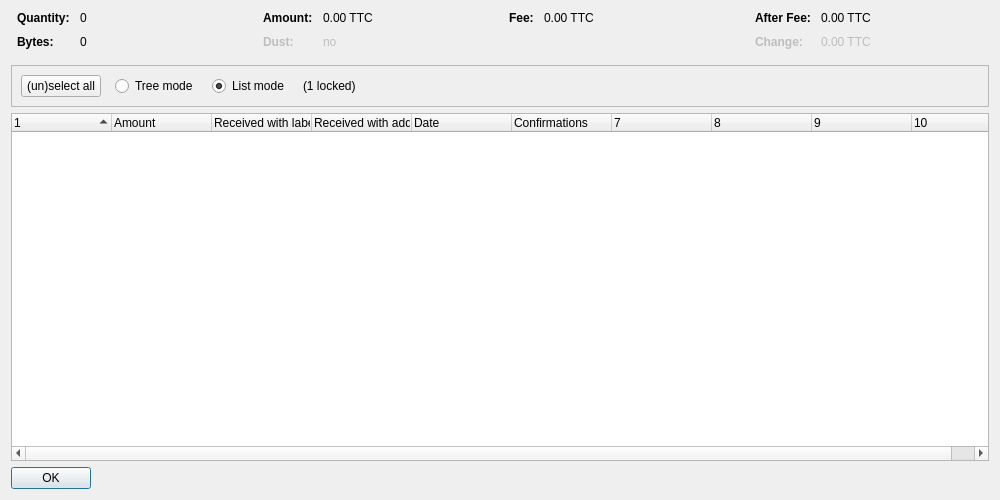
<?xml version="1.0" encoding="UTF-8"?>
<ui version="4.0">
 <class>CoinControlDialog</class>
 <widget class="QDialog" name="CoinControlDialog">
  <property name="geometry">
   <rect>
    <x>0</x>
    <y>0</y>
    <width>1000</width>
    <height>500</height>
   </rect>
  </property>
  <property name="windowTitle">
   <string>Coin Selection</string>
  </property>
  <layout class="QVBoxLayout" name="verticalLayout">
   <item>
    <layout class="QHBoxLayout" name="horizontalLayoutTop" stretch="0,0,0,0">
     <property name="topMargin">
      <number>0</number>
     </property>
     <property name="bottomMargin">
      <number>10</number>
     </property>
     <item>
      <layout class="QFormLayout" name="formLayoutCoinControl1">
       <property name="horizontalSpacing">
        <number>10</number>
       </property>
       <property name="verticalSpacing">
        <number>10</number>
       </property>
       <property name="leftMargin">
        <number>6</number>
       </property>
       <property name="rightMargin">
        <number>6</number>
       </property>
       <item row="0" column="0">
        <widget class="QLabel" name="labelCoinControlQuantityText">
         <property name="font">
          <font>
           <weight>75</weight>
           <bold>true</bold>
          </font>
         </property>
         <property name="text">
          <string>Quantity:</string>
         </property>
        </widget>
       </item>
       <item row="0" column="1">
        <widget class="QLabel" name="labelCoinControlQuantity">
         <property name="cursor">
          <cursorShape>IBeamCursor</cursorShape>
         </property>
         <property name="contextMenuPolicy">
          <enum>Qt::ActionsContextMenu</enum>
         </property>
         <property name="text">
          <string notr="true">0</string>
         </property>
         <property name="textInteractionFlags">
          <set>Qt::LinksAccessibleByMouse|Qt::TextSelectableByKeyboard|Qt::TextSelectableByMouse</set>
         </property>
        </widget>
       </item>
       <item row="1" column="0">
        <widget class="QLabel" name="labelCoinControlBytesText">
         <property name="font">
          <font>
           <weight>75</weight>
           <bold>true</bold>
          </font>
         </property>
         <property name="text">
          <string>Bytes:</string>
         </property>
        </widget>
       </item>
       <item row="1" column="1">
        <widget class="QLabel" name="labelCoinControlBytes">
         <property name="cursor">
          <cursorShape>IBeamCursor</cursorShape>
         </property>
         <property name="contextMenuPolicy">
          <enum>Qt::ActionsContextMenu</enum>
         </property>
         <property name="text">
          <string notr="true">0</string>
         </property>
         <property name="textInteractionFlags">
          <set>Qt::LinksAccessibleByMouse|Qt::TextSelectableByKeyboard|Qt::TextSelectableByMouse</set>
         </property>
        </widget>
       </item>
      </layout>
     </item>
     <item>
      <layout class="QFormLayout" name="formLayoutCoinControl2">
       <property name="horizontalSpacing">
        <number>10</number>
       </property>
       <property name="verticalSpacing">
        <number>10</number>
       </property>
       <property name="leftMargin">
        <number>6</number>
       </property>
       <property name="rightMargin">
        <number>6</number>
       </property>
       <item row="0" column="0">
        <widget class="QLabel" name="labelCoinControlAmountText">
         <property name="font">
          <font>
           <weight>75</weight>
           <bold>true</bold>
          </font>
         </property>
         <property name="text">
          <string>Amount:</string>
         </property>
        </widget>
       </item>
       <item row="0" column="1">
        <widget class="QLabel" name="labelCoinControlAmount">
         <property name="cursor">
          <cursorShape>IBeamCursor</cursorShape>
         </property>
         <property name="contextMenuPolicy">
          <enum>Qt::ActionsContextMenu</enum>
         </property>
         <property name="text">
          <string notr="true">0.00 TTC</string>
         </property>
         <property name="textInteractionFlags">
          <set>Qt::LinksAccessibleByMouse|Qt::TextSelectableByKeyboard|Qt::TextSelectableByMouse</set>
         </property>
        </widget>
       </item>
       <item row="1" column="0">
        <widget class="QLabel" name="labelCoinControlLowOutputText">
         <property name="enabled">
          <bool>false</bool>
         </property>
         <property name="font">
          <font>
           <weight>75</weight>
           <bold>true</bold>
          </font>
         </property>
         <property name="text">
          <string>Dust:</string>
         </property>
        </widget>
       </item>
       <item row="1" column="1">
        <widget class="QLabel" name="labelCoinControlLowOutput">
         <property name="enabled">
          <bool>false</bool>
         </property>
         <property name="cursor">
          <cursorShape>IBeamCursor</cursorShape>
         </property>
         <property name="contextMenuPolicy">
          <enum>Qt::ActionsContextMenu</enum>
         </property>
         <property name="text">
          <string notr="true">no</string>
         </property>
         <property name="textInteractionFlags">
          <set>Qt::LinksAccessibleByMouse|Qt::TextSelectableByKeyboard|Qt::TextSelectableByMouse</set>
         </property>
        </widget>
       </item>
      </layout>
     </item>
     <item>
      <layout class="QFormLayout" name="formLayoutCoinControl3">
       <property name="horizontalSpacing">
        <number>10</number>
       </property>
       <property name="verticalSpacing">
        <number>10</number>
       </property>
       <property name="leftMargin">
        <number>6</number>
       </property>
       <property name="rightMargin">
        <number>6</number>
       </property>
       <item row="0" column="0">
        <widget class="QLabel" name="labelCoinControlFeeText">
         <property name="font">
          <font>
           <weight>75</weight>
           <bold>true</bold>
          </font>
         </property>
         <property name="text">
          <string>Fee:</string>
         </property>
        </widget>
       </item>
       <item row="0" column="1">
        <widget class="QLabel" name="labelCoinControlFee">
         <property name="cursor">
          <cursorShape>IBeamCursor</cursorShape>
         </property>
         <property name="contextMenuPolicy">
          <enum>Qt::ActionsContextMenu</enum>
         </property>
         <property name="text">
          <string notr="true">0.00 TTC</string>
         </property>
         <property name="textInteractionFlags">
          <set>Qt::LinksAccessibleByMouse|Qt::TextSelectableByKeyboard|Qt::TextSelectableByMouse</set>
         </property>
        </widget>
       </item>
      </layout>
     </item>
     <item>
      <layout class="QFormLayout" name="formLayoutCoinControl4">
       <property name="horizontalSpacing">
        <number>10</number>
       </property>
       <property name="verticalSpacing">
        <number>10</number>
       </property>
       <property name="leftMargin">
        <number>6</number>
       </property>
       <property name="rightMargin">
        <number>6</number>
       </property>
       <item row="0" column="0">
        <widget class="QLabel" name="labelCoinControlAfterFeeText">
         <property name="font">
          <font>
           <weight>75</weight>
           <bold>true</bold>
          </font>
         </property>
         <property name="text">
          <string>After Fee:</string>
         </property>
        </widget>
       </item>
       <item row="0" column="1">
        <widget class="QLabel" name="labelCoinControlAfterFee">
         <property name="cursor">
          <cursorShape>IBeamCursor</cursorShape>
         </property>
         <property name="contextMenuPolicy">
          <enum>Qt::ActionsContextMenu</enum>
         </property>
         <property name="text">
          <string notr="true">0.00 TTC</string>
         </property>
         <property name="textInteractionFlags">
          <set>Qt::LinksAccessibleByMouse|Qt::TextSelectableByKeyboard|Qt::TextSelectableByMouse</set>
         </property>
        </widget>
       </item>
       <item row="1" column="0">
        <widget class="QLabel" name="labelCoinControlChangeText">
         <property name="enabled">
          <bool>false</bool>
         </property>
         <property name="font">
          <font>
           <weight>75</weight>
           <bold>true</bold>
          </font>
         </property>
         <property name="text">
          <string>Change:</string>
         </property>
        </widget>
       </item>
       <item row="1" column="1">
        <widget class="QLabel" name="labelCoinControlChange">
         <property name="enabled">
          <bool>false</bool>
         </property>
         <property name="cursor">
          <cursorShape>IBeamCursor</cursorShape>
         </property>
         <property name="contextMenuPolicy">
          <enum>Qt::ActionsContextMenu</enum>
         </property>
         <property name="text">
          <string notr="true">0.00 TTC</string>
         </property>
         <property name="textInteractionFlags">
          <set>Qt::LinksAccessibleByMouse|Qt::TextSelectableByKeyboard|Qt::TextSelectableByMouse</set>
         </property>
        </widget>
       </item>
      </layout>
     </item>
    </layout>
   </item>
   <item>
    <widget class="QFrame" name="frame">
     <property name="minimumSize">
      <size>
       <width>0</width>
       <height>40</height>
      </size>
     </property>
     <property name="frameShape">
      <enum>QFrame::StyledPanel</enum>
     </property>
     <property name="frameShadow">
      <enum>QFrame::Sunken</enum>
     </property>
     <layout class="QHBoxLayout" name="horizontalLayout">
      <item>
       <layout class="QHBoxLayout" name="horizontalLayoutPanel" stretch="0,0,0,0,0">
        <property name="spacing">
         <number>14</number>
        </property>
        <item>
         <widget class="QPushButton" name="pushButtonSelectAll">
          <property name="sizePolicy">
           <sizepolicy hsizetype="Maximum" vsizetype="Fixed">
            <horstretch>0</horstretch>
            <verstretch>0</verstretch>
           </sizepolicy>
          </property>
          <property name="text">
           <string>(un)select all</string>
          </property>
          <property name="autoDefault">
           <bool>false</bool>
          </property>
         </widget>
        </item>
        <item>
         <widget class="QRadioButton" name="radioTreeMode">
          <property name="sizePolicy">
           <sizepolicy hsizetype="Maximum" vsizetype="Fixed">
            <horstretch>0</horstretch>
            <verstretch>0</verstretch>
           </sizepolicy>
          </property>
          <property name="text">
           <string>Tree mode</string>
          </property>
         </widget>
        </item>
        <item>
         <widget class="QRadioButton" name="radioListMode">
          <property name="sizePolicy">
           <sizepolicy hsizetype="Maximum" vsizetype="Fixed">
            <horstretch>0</horstretch>
            <verstretch>0</verstretch>
           </sizepolicy>
          </property>
          <property name="text">
           <string>List mode</string>
          </property>
          <property name="checked">
           <bool>true</bool>
          </property>
         </widget>
        </item>
        <item>
         <widget class="QLabel" name="labelLocked">
          <property name="text">
           <string notr="true">(1 locked)</string>
          </property>
         </widget>
        </item>
        <item>
         <spacer name="horizontalSpacer">
          <property name="orientation">
           <enum>Qt::Horizontal</enum>
          </property>
          <property name="sizeHint" stdset="0">
           <size>
            <width>40</width>
            <height>20</height>
           </size>
          </property>
         </spacer>
        </item>
       </layout>
      </item>
     </layout>
    </widget>
   </item>
   <item>
    <widget class="CoinControlTreeWidget" name="treeWidget">
     <property name="contextMenuPolicy">
      <enum>Qt::CustomContextMenu</enum>
     </property>
     <property name="sortingEnabled">
      <bool>false</bool>
     </property>
     <property name="columnCount">
      <number>10</number>
     </property>
     <attribute name="headerShowSortIndicator" stdset="0">
      <bool>true</bool>
     </attribute>
     <attribute name="headerStretchLastSection">
      <bool>false</bool>
     </attribute>
     <column>
      <property name="text">
       <string/>
      </property>
     </column>
     <column>
      <property name="text">
       <string>Amount</string>
      </property>
     </column>
     <column>
      <property name="text">
       <string>Received with label</string>
      </property>
     </column>
     <column>
      <property name="text">
       <string>Received with address</string>
      </property>
     </column>
     <column>
      <property name="text">
       <string>Date</string>
      </property>
     </column>
     <column>
      <property name="text">
       <string>Confirmations</string>
      </property>
      <property name="toolTip">
       <string>Confirmed</string>
      </property>
     </column>
     <column>
      <property name="text">
       <string/>
      </property>
     </column>
     <column>
      <property name="text">
       <string/>
      </property>
     </column>
     <column>
      <property name="text">
       <string/>
      </property>
     </column>
     <column>
      <property name="text">
       <string/>
      </property>
     </column>
    </widget>
   </item>
   <item>
    <widget class="QDialogButtonBox" name="buttonBox">
     <property name="sizePolicy">
      <sizepolicy hsizetype="Maximum" vsizetype="Fixed">
       <horstretch>0</horstretch>
       <verstretch>0</verstretch>
      </sizepolicy>
     </property>
     <property name="orientation">
      <enum>Qt::Horizontal</enum>
     </property>
     <property name="standardButtons">
      <set>QDialogButtonBox::Ok</set>
     </property>
    </widget>
   </item>
  </layout>
 </widget>
 <customwidgets>
  <customwidget>
   <class>CoinControlTreeWidget</class>
   <extends>QTreeWidget</extends>
   <header>coincontroltreewidget.h</header>
  </customwidget>
 </customwidgets>
 <resources/>
 <connections/>
</ui>
